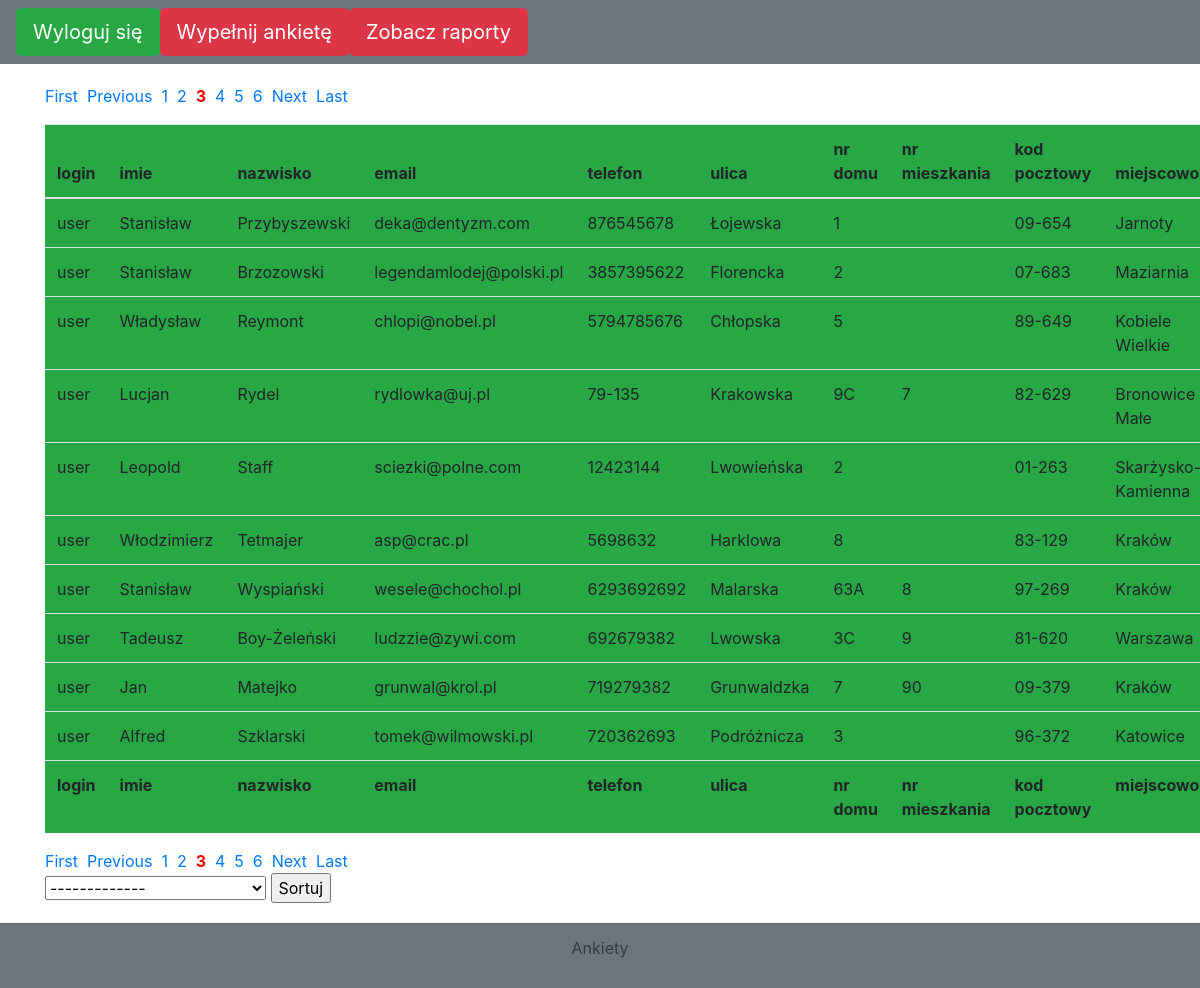
The page /raport.php?page_no=3&sortowanie=1 (signed in) on the database its author committed.
### tables this page shows
CREATE TABLE `ankiety` (
  `idankiety` int(10) UNSIGNED NOT NULL,
  `imie` varchar(100) NOT NULL,
  `nazwisko` varchar(100) NOT NULL,
  `mail` varchar(100) NOT NULL,
  `nrtel` varchar(20) NOT NULL,
  `ulica` varchar(100) NOT NULL,
  `nrdomu` varchar(10) NOT NULL,
  `nrmieszkania` varchar(10) NOT NULL,
  `miejscowosc` varchar(256) NOT NULL,
  `kod` varchar(10) NOT NULL,
  `uzytkownicy_iduzytkownicy` int(10) UNSIGNED NOT NULL
);

CREATE TABLE `uzytkownicy` (
  `iduzytkownicy` int(10) UNSIGNED NOT NULL,
  `login` varchar(256) NOT NULL,
  `haslo` varchar(256) NOT NULL,
  `czyAdmin` int(11) NOT NULL
);

### Class.Paging.php (the view, shortened to what this page needs)
<?php
class paginate
{
     private $db;
     function __construct($pdo)
     {
         $this->db = $pdo;
     }
     public function dataview($query)
     {
         $stmt = $this->db->prepare($query);
         $stmt->execute();
         if($stmt->rowCount()>0)
         {
                while($row=$stmt->fetch(PDO::FETCH_ASSOC))
                {
echo "<tr><td>" . $row['login'] . "</td><td>" . $row['imie'] . "</td><td>" . $row['nazwisko'] . "</td><td>" . $row['mail'] . "</td><td>" . $row['nrtel'] . "</td><td>" . $row['ulica'] . "</td><td>" . $row['nrdomu'] . "</td><td>" . $row['nrmieszkania'] . "</td><td>" . $row['kod'] . "</td><td>" . $row['miejscowosc'] . "</td></tr>";
                }
         }
         else
         {
                ?>
                <tr>
                <td>Nothing here...</td>
                </tr>
                <?php
         }
 }
 public function paginglink($query, $records_per_page, $sort)
 {
        $self = $_SERVER['PHP_SELF'];
        $stmt = $this->db->prepare($query);
        $stmt->execute();
        $total_no_of_records = $stmt->rowCount();
        if($total_no_of_records > 0)
        {
            ?><tr><td colspan="3"><?php
            $total_no_of_pages=ceil($total_no_of_records/$records_per_page);
            $current_page=1;
            if(isset($_GET["page_no"]))
            {
               $current_page=$_GET["page_no"];
            }
            if($current_page!=1)
            {
               $previous =$current_page-1;
               echo "<a href='".$self."?page_no=1&sortowanie=".$sort."'>First</a>&nbsp;&nbsp;";
               echo "<a href='".$self."?page_no=".$previous."&sortowanie=".$sort."'>Previous</a>&nbsp;&nbsp;";
            }
            for($i=1;$i<=$total_no_of_pages;$i++)
            {
            if($i==$current_page)
            {
                echo "<strong><a href='".$self."?page_no=".$i."&sortowanie=".$sort."' style='color:red;text-decoration:none'>".$i."</a></strong>&nbsp;&nbsp;";
            }
            else
            {
                echo "<a href='".$self."?page_no=".$i."&sortowanie=".$sort."'>".$i."</a>&nbsp;&nbsp;";
            }
   }
   if($current_page!=$total_no_of_pages)
   {
        $next=$current_page+1;
        echo "<a href='".$self."?page_no=".$next."'>Next</a>&nbsp;&nbsp;";
        echo "<a href='".$self."?page_no=".$total_no_of_pages."'>Last</a>&nbsp;&nbsp;";
   }
   ?></td></tr><?php
  }
 }
}

### parts/header.php (shortened to what this page needs)
<!DOCTYPE html>
<html lang="pl">
    <head>
        <link type="text/css" rel="stylesheet" href="css/bootstrap.min.css">
        <link type="text/css" rel="stylesheet" href="css/bootstrap-grid.min.css">
        <link type="text/css" rel="stylesheet" href="css/bootstrap-reboot.min.css">
        <link type="text/css" rel="stylesheet" href="css/style.css">
    </head>
    <body>
        <nav class="navbar navbar-expand-lg navbar-dark bg-secondary">
            <?php
            if (isset($_SESSION['login'])):
                ?>
                        <a class="text-center" href= logoutc.php>  <button type="button" class="btn btn-success btn-lg">Wyloguj się</button></a>
                        <a class="text-center" href= addQueryForm.php>  <button type="button" class="btn btn-danger btn-lg">Wypełnij ankietę</button></a>
                   <?php
                   if ($_SESSION['czyAdmin']==1):
                       ?>
                        <a class="text-center" href= raport.php>  <button type="button" class="btn btn-danger btn-lg">Zobacz raporty</button></a>
                        <?php
                   endif;
                   ?>
                <?php
            else:
                ?>
                        <a class="text-center" href= logincForm.php>  <button type="button" class="btn btn-warning btn-lg">Zaloguj się</button></a>
                        <a class="text-center" href= registerForm.php>  <button type="button" class="btn btn-danger btn-lg">Zrejestruj się</button></a>
            <?php
            endif;
            ?>
</nav>
<div class="container">

### raport.php (shortened to what this page needs)
<?php
require_once "connect.php";
require_once "parts/header.php";
$sql = "select a.*, u.login as 'login' from ankiety a "
        . "inner join uzytkownicy u on a.uzytkownicy_iduzytkownicy = u.iduzytkownicy ";
?>
<?php
if(isset($_GET['sortowanie'])){
$selected_val = $_GET['sortowanie'];
} else{ $selected_val = 1;}
$records_per_page=10;
        $newquery = $paginate->paging($sql,$records_per_page);
        $paginate->paginglink($sql,$records_per_page, $selected_val);
echo "<table id='dtBasicExample' class='table table-striped table-bordered table-sm' cellspacing='0' width='100%'>";
echo "<table class='bg-success table'>";
echo "<thead><tr><th class='th-sm'>login</th><th>imie</th><th>nazwisko</th><th>email</th><th>telefon</th><th>ulica</th><th>nr domu</th><th>nr mieszkania</th><th>kod pocztowy</th><th>miejscowość</th></tr></thead>";
$paginate->dataview($newquery);
 echo "<tfoot><tr><th class='th-sm'>login</th><th>imie</th><th>nazwisko</th><th>email</th><th>telefon</th><th>ulica</th><th>nr domu</th><th>nr mieszkania</th><th>kod pocztowy</th><th>miejscowość</th></tr></tfoot>";
echo "</table>";
?>
<form action="#" method="get">
<select name="sortowanie">
<option value="1">-------------</option>
</select>
<input type="submit" name="submit" value="Sortuj" />
</form>
<?php
require_once "parts/footeri.php";
?>

### parts/footeri.php (shortened to what this page needs)
</div>
<div class="card-footer bg-secondary text-dark text-center">
    <p>Ankiety</p>
</div>
</body>
</html>

### css/style.css (style rules this page uses)
.container { padding-top: 20px; padding-bottom: 20px; }

### rows shown on the page
ankiety: uzytkownicy_iduzytkownicy.login "user", imie "Stanisław", nazwisko "Przybyszewski", mail "deka@dentyzm.com", nrtel "876545678", ulica "Łojewska", nrdomu "1", kod "09-654", miejscowosc "Jarnoty"
ankiety: uzytkownicy_iduzytkownicy.login "user", imie "Stanisław", nazwisko "Brzozowski", mail "legendamlodej@polski.pl", nrtel "3857395622", ulica "Florencka", nrdomu "2", kod "07-683", miejscowosc "Maziarnia"
ankiety: uzytkownicy_iduzytkownicy.login "user", imie "Władysław", nazwisko "Reymont", mail "chlopi@nobel.pl", nrtel "5794785676", ulica "Chłopska", nrdomu "5", kod "89-649", miejscowosc "Kobiele Wielkie"
ankiety: uzytkownicy_iduzytkownicy.login "user", imie "Lucjan", nazwisko "Rydel", mail "rydlowka@uj.pl", nrtel "79-135", ulica "Krakowska", nrdomu "9C", nrmieszkania "7", kod "82-629", miejscowosc "Bronowice Małe"
ankiety: uzytkownicy_iduzytkownicy.login "user", imie "Leopold", nazwisko "Staff", mail "sciezki@polne.com", nrtel "12423144", ulica "Lwowieńska", nrdomu "2", kod "01-263", miejscowosc "Skarżysko-Kamienna"
ankiety: uzytkownicy_iduzytkownicy.login "user", imie "Włodzimierz", nazwisko "Tetmajer", mail "asp@crac.pl", nrtel "5698632", ulica "Harklowa", nrdomu "8", kod "83-129", miejscowosc "Kraków"
ankiety: uzytkownicy_iduzytkownicy.login "user", imie "Stanisław", nazwisko "Wyspiański", mail "wesele@chochol.pl", nrtel "6293692692", ulica "Malarska", nrdomu "63A", nrmieszkania "8", kod "97-269", miejscowosc "Kraków"
ankiety: uzytkownicy_iduzytkownicy.login "user", imie "Tadeusz", nazwisko "Boy-Żeleński", mail "ludzzie@zywi.com", nrtel "692679382", ulica "Lwowska", nrdomu "3C", nrmieszkania "9", kod "81-620", miejscowosc "Warszawa"
ankiety: uzytkownicy_iduzytkownicy.login "user", imie "Jan", nazwisko "Matejko", mail "grunwal@krol.pl", nrtel "719279382", ulica "Grunwaldzka", nrdomu "7", nrmieszkania "90", kod "09-379", miejscowosc "Kraków"
ankiety: uzytkownicy_iduzytkownicy.login "user", imie "Alfred", nazwisko "Szklarski", mail "tomek@wilmowski.pl", nrtel "720362693", ulica "Podróżnicza", nrdomu "3", kod "96-372", miejscowosc "Katowice"
